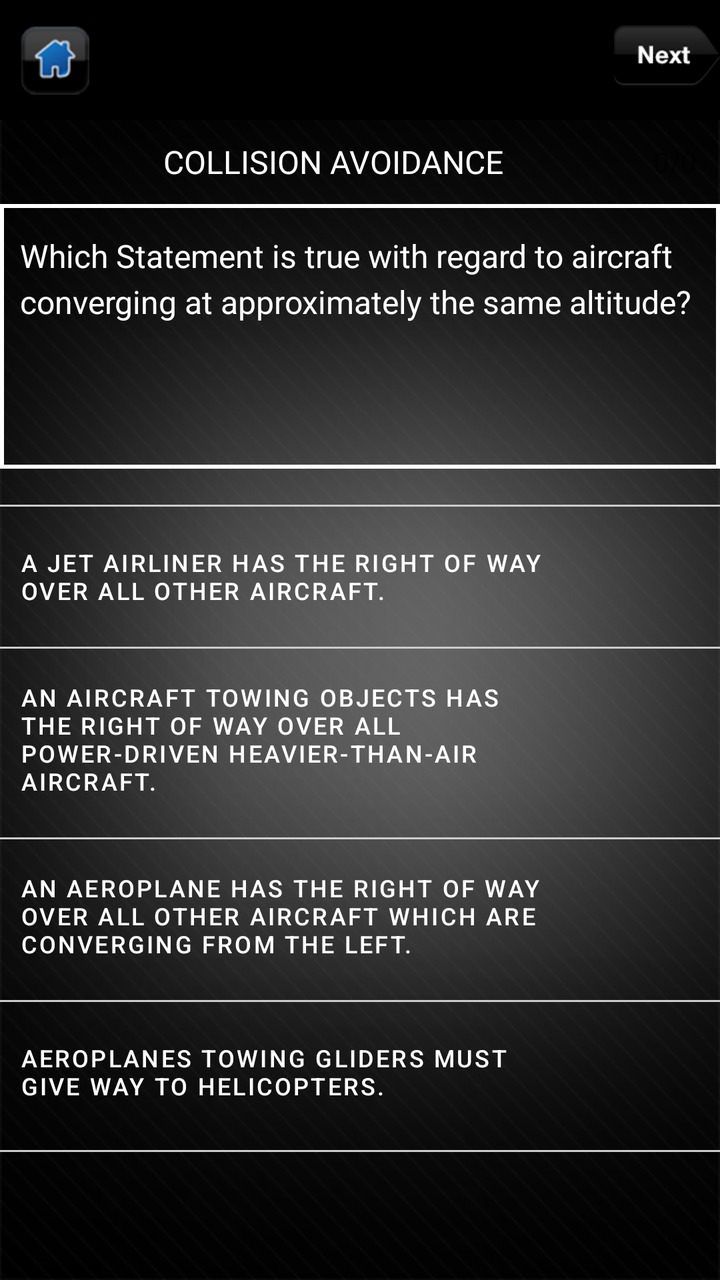
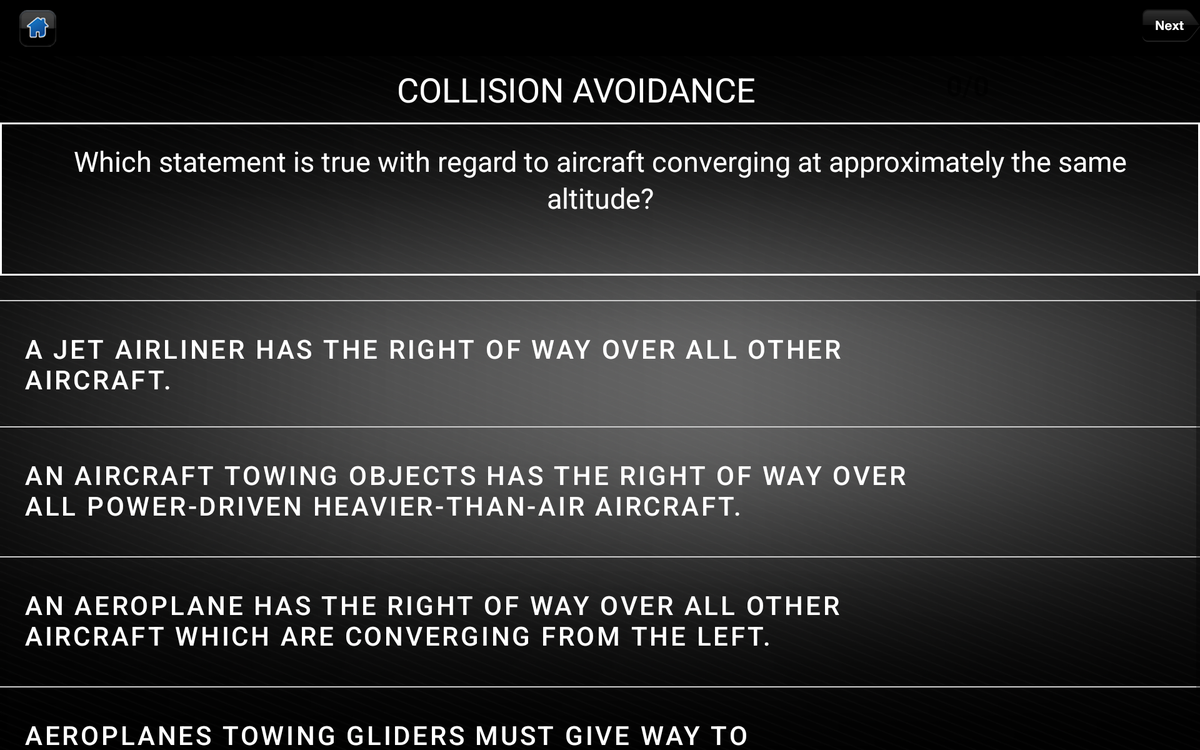

One screen, two layout resources from the same app: the default and the repository's alternative for another configuration. Each is rendered where Android would select it; the XML of both is given below.
<!-- AndroidManifest.xml: fallback theme Theme.MaterialComponents.DayNight.NoActionBar -->
<!-- res/layout/cat_questions.xml -->
<?xml version="1.0" encoding="utf-8"?>
<LinearLayout xmlns:android="http://schemas.android.com/apk/res/android"
    android:layout_width="match_parent"
    android:layout_height="match_parent"
    android:layout_gravity="center_horizontal|center"
    android:background="@drawable/background"
    android:baselineAligned="true"
    android:orientation="vertical" >

    <RelativeLayout
        android:layout_width="fill_parent"
        android:layout_height="60dp"
        android:layout_gravity="center"
        android:background="#000"
        android:gravity="center_vertical"
        android:paddingBottom="10dp"
        android:paddingLeft="10dp"
        android:paddingRight="0dp"
        android:paddingTop="10dp" >

        <ImageView
            android:id="@+id/imageView5"
            android:layout_width="wrap_content"
            android:layout_height="wrap_content"
            android:layout_centerVertical="true"
            android:onClick="onHome"
            android:src="@drawable/home" />

        <ImageView
            android:id="@+id/img_next"
            android:layout_width="wrap_content"
            android:layout_height="wrap_content"
            android:layout_alignParentRight="true"
            android:layout_alignTop="@+id/imageView5"
            android:onClick="onNext"
            android:src="@drawable/next_btn" />
    </RelativeLayout>

    <RelativeLayout
        android:layout_width="wrap_content"
        android:layout_height="wrap_content"
        android:layout_gravity="center_horizontal"
        android:layout_marginBottom="5dp"
        android:layout_marginTop="5dp"
        android:gravity="center_horizontal"
        android:padding="5dp" >

        <TextView
            android:id="@+id/txt_question_count"
            android:layout_width="wrap_content"
            android:layout_height="wrap_content"
            android:layout_alignParentRight="true"
            android:layout_centerVertical="true"
            android:text="0/0" />

        <TextView
            android:id="@+id/txt_cat_category"
            android:layout_width="310dp"
            android:layout_height="wrap_content"
            android:layout_centerVertical="true"
            android:layout_marginRight="5dp"
            android:layout_toLeftOf="@+id/txt_question_count"
            android:gravity="center_horizontal|center"
            android:text="COLLISION AVOIDANCE"
            android:textColor="#fff"
            android:textSize="16dp" />
    </RelativeLayout>

    <ImageView
        android:id="@+id/img_pic"
        android:layout_width="wrap_content"
        android:layout_height="wrap_content"
        android:layout_gravity="center_horizontal"
        android:src="@android:color/transparent" />

    <LinearLayout
        android:layout_width="match_parent"
        android:layout_height="0dp"
        android:layout_weight="1"
        android:orientation="vertical"
        android:weightSum="1" >

        <ScrollView
            android:id="@+id/asdf"
            android:layout_width="match_parent"
            android:layout_height="0dp"
            android:layout_weight=".25"
            android:paddingTop="5dp"
            android:background="@drawable/btn_highliter"
            android:layout_gravity="center_vertical"
             >

            <LinearLayout
                android:layout_width="match_parent"
                android:layout_height="fill_parent"
                android:gravity="center"
                android:orientation="vertical" >

                <TextView
                    android:id="@+id/txt_cat_quesion"
                    android:layout_width="match_parent"
                    android:layout_height="fill_parent"
                    android:layout_margin="5dp"
                    android:gravity="center_vertical"
                    android:lineSpacingExtra="4dp"
                    android:padding="5dp"
                    android:text="Which Statement is true with regard to aircraft converging at approximately the same altitude?"
                    android:textColor="#fff"
                    android:textSize="16sp" />
            </LinearLayout>
        </ScrollView>

        <ScrollView
            android:id="@+id/scrollView1"
            android:layout_width="match_parent"
            android:layout_height="0dp"
            android:layout_marginTop="8dp"
            android:layout_weight=".75" >

            <LinearLayout
                android:id="@+id/linearLayout5"
                android:layout_width="fill_parent"
                android:layout_height="wrap_content"
                android:gravity="center_horizontal|center"
                android:orientation="vertical" >

                <View
                    android:layout_width="fill_parent"
                    android:layout_height="1dp"
                    android:layout_marginTop="10dp"
                    android:background="#cccccc"
                    android:paddingTop="20dp" />

                <LinearLayout
                    android:id="@+id/linearLayout1"
                    android:layout_width="match_parent"
                    android:layout_height="wrap_content"
                    android:layout_margin="5dp"
                    android:baselineAligned="true"
                    android:gravity="center"
                    android:paddingRight="5dp"
                    android:weightSum="1" >

                    <Button
                        android:id="@+id/btn_cat_choice1"
                        android:layout_width="0dp"
                        android:layout_height="wrap_content"
                        android:layout_weight="0.8"
                        android:background="@android:color/transparent"
                        android:freezesText="true"
                        android:gravity="left|center_vertical"
                        android:minHeight="60dp"
                        android:padding="5dp"
                        android:text="A jet airliner has the right of way over all other aircraft."
                        android:textColor="#fff"
                        android:textSize="12sp" />

                    <ImageView
                        android:id="@+id/img_RW_1"
                        android:layout_width="0dp"
                        android:layout_height="wrap_content"
                        android:layout_gravity="center_vertical"
                        android:layout_weight="0.2"
                        android:src="@android:color/transparent" />
                </LinearLayout>

                <View
                    android:layout_width="fill_parent"
                    android:layout_height="1dp"
                    android:background="#cccccc"
                    android:paddingTop="20dp" />

                <LinearLayout
                    android:id="@+id/linearLayout2"
                    android:layout_width="match_parent"
                    android:layout_height="wrap_content"
                    android:layout_margin="5dp"
                    android:baselineAligned="true"
                    android:gravity="center"
                    android:paddingRight="5dp"
                    android:weightSum="1" >

                    <Button
                        android:id="@+id/btn_cat_choice2"
                        android:layout_width="0dp"
                        android:layout_height="wrap_content"
                        android:layout_weight="0.8"
                        android:background="@android:color/transparent"
                        android:gravity="left|center_vertical"
                        android:minHeight="60dp"
                        android:padding="5dp"
                        android:text="An aircraft towing objects has the right of way over all power-driven heavier-than-air aircraft."
                        android:textColor="#fff"
                        android:textSize="12sp" />

                    <ImageView
                        android:id="@+id/img_RW_2"
                        android:layout_width="0dp"
                        android:layout_height="wrap_content"
                        android:layout_gravity="center_vertical"
                        android:layout_weight="0.2"
                        android:src="@android:color/transparent" />
                </LinearLayout>

                <View
                    android:layout_width="fill_parent"
                    android:layout_height="1dp"
                    android:layout_marginTop="4dp"
                    android:background="#cccccc"
                    android:paddingTop="20dp" />

                <LinearLayout
                    android:id="@+id/linearLayout3"
                    android:layout_width="match_parent"
                    android:layout_height="wrap_content"
                    android:layout_margin="5dp"
                    android:gravity="center"
                    android:paddingRight="5dp"
                    android:weightSum="1" >

                    <Button
                        android:id="@+id/btn_cat_choice3"
                        android:layout_width="0dp"
                        android:layout_height="wrap_content"
                        android:layout_weight="0.8"
                        android:background="@android:color/transparent"
                        android:gravity="left|center_vertical"
                        android:minHeight="60dp"
                        android:padding="5dp"
                        android:text="An aeroplane has the right of way over all other aircraft which are converging from the left."
                        android:textColor="#fff"
                        android:textSize="12dp" />

                    <ImageView
                        android:id="@+id/img_RW_3"
                        android:layout_width="0dp"
                        android:layout_height="wrap_content"
                        android:layout_gravity="center_vertical"
                        android:layout_weight="0.2"
                        android:src="@android:color/transparent" />
                </LinearLayout>

                <View
                    android:layout_width="fill_parent"
                    android:layout_height="1dp"
                    android:layout_marginTop="4dp"
                    android:background="#cccccc"
                    android:paddingTop="20dp" />

                <LinearLayout
                    android:id="@+id/linearLayout4"
                    android:layout_width="match_parent"
                    android:layout_height="wrap_content"
                    android:layout_margin="5dp"
                    android:gravity="center"
                    android:paddingRight="5dp" >

                    <Button
                        android:id="@+id/btn_cat_choice4"
                        android:layout_width="0dp"
                        android:layout_height="wrap_content"
                        android:layout_weight="0.8"
                        android:background="@android:color/transparent"
                        android:gravity="left|center_vertical"
                        android:minHeight="60dp"
                        android:padding="5dp"
                        android:text="Aeroplanes towing gliders must give way to helicopters."
                        android:textColor="#fff"
                        android:textSize="12dp" />

                    <ImageView
                        android:id="@+id/img_RW_4"
                        android:layout_width="0dp"
                        android:layout_height="wrap_content"
                        android:layout_gravity="center_vertical"
                        android:layout_weight="0.2"
                        android:src="@android:color/transparent" />
                </LinearLayout>

                <View
                    android:layout_width="fill_parent"
                    android:layout_height="1dp"
                    android:layout_marginTop="4dp"
                    android:background="#cccccc"
                    android:paddingTop="20dp" />
            </LinearLayout>
        </ScrollView>
    </LinearLayout>

</LinearLayout>
<!-- resources referenced by this layout -->
<resources>
  <!-- drawable background: png bitmap (drawable-hdpi, 221322 bytes) -->
  <!-- drawable btn_highliter (drawable) -->
  <?xml version="1.0" encoding="utf-8"?>
  <shape xmlns:android="http://schemas.android.com/apk/res/android"
      android:shape="rectangle">
     
  
      <gradient
          android:startColor="@android:color/transparent"
          android:endColor="@android:color/transparent"
          android:type="linear"
          android:angle="90"/>
      <stroke
          android:width="2dip"
          android:color="#ffffff" />
      <corners android:radius="0dp" />
  </shape>
  <!-- drawable home: png bitmap (drawable-hdpi, 7619 bytes) -->
  <!-- drawable next_btn: png bitmap (drawable-hdpi, 2952 bytes) -->
</resources>
<!-- res/layout-xlarge/cat_questions.xml (the repository's variant of the layout above) -->
<!-- drawn on a large tablet held sideways -->
<?xml version="1.0" encoding="utf-8"?>
<LinearLayout xmlns:android="http://schemas.android.com/apk/res/android"
    android:layout_width="match_parent"
    android:layout_height="match_parent"
    android:layout_gravity="center_horizontal|center"
    android:background="@drawable/background"
    android:baselineAligned="true"
    android:orientation="vertical" >

    <RelativeLayout
        android:layout_width="fill_parent"
        android:layout_height="60dp"
        android:layout_gravity="center"
        android:background="#000"
        android:gravity="center_vertical"
        android:paddingRight="0dp" android:paddingBottom="10dp" android:paddingLeft="10dp" android:paddingTop="10dp">

        <ImageView
            android:id="@+id/imageView5"
            android:layout_width="wrap_content"
            android:layout_height="wrap_content"
            android:layout_centerVertical="true"
            android:onClick="onHome"
            android:src="@drawable/home" />

        <ImageView
            android:id="@+id/img_next"
            android:layout_width="wrap_content"
            android:layout_height="wrap_content"
            android:layout_alignParentRight="true"
            android:layout_alignTop="@+id/imageView5"
            android:onClick="onNext"
            android:src="@drawable/next_btn" />

    </RelativeLayout>

    <RelativeLayout
        android:layout_width="wrap_content"
        android:layout_height="wrap_content"
        android:layout_gravity="center_horizontal"
        android:layout_marginBottom="5dp"
        android:layout_marginTop="5dp"
        android:gravity="center_horizontal"
        android:padding="5dp" >

        <TextView
            android:id="@+id/txt_question_count"
            android:layout_width="wrap_content"
            android:layout_height="wrap_content"
            android:layout_alignParentRight="true"
            android:layout_alignTop="@+id/txt_cat_category"
            android:text="0/0"
            android:textStyle="bold"
            android:textSize="30sp" />

        <TextView
            android:id="@+id/txt_cat_category"
            android:layout_width="780dp"
            android:layout_height="wrap_content"
            android:layout_centerVertical="true"
            android:layout_marginRight="5dp"
            android:layout_toLeftOf="@+id/txt_question_count"
            android:gravity="center_horizontal|center"
            android:text="COLLISION AVOIDANCE"
            android:textColor="#fff"
            android:textSize="36sp" />

    </RelativeLayout>

    <ImageView
        android:id="@+id/img_pic"
        android:layout_width="wrap_content"
        android:layout_height="wrap_content"
        android:src="@android:color/transparent" android:layout_gravity="center_horizontal"/>

    <LinearLayout
        android:layout_width="match_parent"
        android:layout_height="0dp"
        android:orientation="vertical"
        android:layout_weight="1"
        android:weightSum="1" >

      <ScrollView
            android:id="@+id/asdf"
            android:layout_width="match_parent"
            android:layout_height="0dp"
            android:layout_weight=".25"
            android:background="@drawable/btn_highliter"
            android:gravity="center" >

            <LinearLayout
                android:layout_width="match_parent"
                android:layout_height="fill_parent"
                android:gravity="center"
                android:orientation="vertical" >

                <TextView
                    android:id="@+id/txt_cat_quesion"
                    android:layout_width="match_parent"
                    android:layout_height="fill_parent"
                    android:layout_margin="15dp"
                    android:gravity="center"
                    android:lineSpacingExtra="4dp"
                    android:padding="5dp"
                    android:text="Which statement is true with regard to aircraft converging at approximately the same altitude?"
                    android:textColor="#fff"
                    android:textSize="30sp" />

            </LinearLayout>
        </ScrollView>

   
    <ScrollView
        android:id="@+id/scrollView1"
        android:layout_width="match_parent"
        android:layout_height="0dp"
        android:layout_marginTop="16dp"
        android:layout_weight=".75" >

        <LinearLayout
            android:id="@+id/linearLayout5"
            android:layout_width="fill_parent"
            android:layout_height="match_parent"
            android:orientation="vertical"
            >

            <View
                android:layout_width="fill_parent"
                android:layout_height="1dp"
                android:layout_marginTop="10dp"
                android:background="#cccccc"
                android:paddingTop="20dp"  />

            <LinearLayout
                android:id="@+id/linearLayout1"
                android:layout_width="match_parent"
                android:layout_height="wrap_content"
                android:layout_margin="10dp"
                android:baselineAligned="true"
                android:gravity="center"
                android:paddingRight="5dp"
                android:weightSum="1" >

                <Button
                    android:id="@+id/btn_cat_choice1"
                    android:layout_width="0dp"
                    android:layout_height="wrap_content"
                    android:layout_weight="0.8"
                    android:background="@android:color/transparent"
                    android:freezesText="true"
                    android:gravity="left|center_vertical"
                    android:minHeight="60dp"
                    android:padding="15dp"
                    android:text="A jet airliner has the right of way over all other aircraft."
                    android:textColor="#fff"
                    android:textSize="28sp" />

                <ImageView
                    android:id="@+id/img_RW_1"
                    android:layout_width="0dp"
                    android:layout_height="wrap_content"
                    android:layout_weight="0.2"
                    android:layout_gravity="center_vertical"
                    android:src="@android:color/transparent" />
            </LinearLayout>

            <View
                android:layout_width="fill_parent"
                android:layout_height="1dp"
                android:background="#cccccc"
                android:paddingTop="20dp" />

            <LinearLayout
                android:id="@+id/linearLayout2"
                android:layout_width="match_parent"
                android:layout_height="wrap_content"
                android:layout_margin="10dp"
                android:baselineAligned="true"
                android:gravity="center"
                android:paddingRight="5dp"
                android:weightSum="1" >

                <Button
                    android:id="@+id/btn_cat_choice2"
                    android:layout_width="0dp"
                    android:layout_height="wrap_content"
                    android:layout_weight="0.8"
                    android:background="@android:color/transparent"
                    android:gravity="left|center_vertical"
                    android:minHeight="60dp"
                    android:padding="15dp"
                    android:text="An aircraft towing objects has the right of way over all power-driven heavier-than-air aircraft."
                    android:textColor="#fff"
                    android:textSize="28sp" />

                <ImageView
                    android:id="@+id/img_RW_2"
                    android:layout_width="0dp"
                    android:layout_height="wrap_content"
                    android:layout_weight="0.2"
                    android:layout_gravity="center_vertical"
                    android:src="@android:color/transparent" />
            </LinearLayout>

            <View
                android:layout_width="fill_parent"
                android:layout_height="1dp"
                android:layout_marginTop="4dp"
                android:background="#cccccc"
                android:paddingTop="20dp" />

            <LinearLayout
                android:id="@+id/linearLayout3"
                android:layout_width="match_parent"
                android:layout_height="wrap_content"
                android:layout_margin="10dp"
                android:gravity="center"
                android:paddingRight="5dp"
                android:weightSum="1" >

                <Button
                    android:id="@+id/btn_cat_choice3"
                    android:layout_width="0dp"
                    android:layout_height="wrap_content"
                    android:layout_weight="0.8"
                    android:background="@android:color/transparent"
                    android:gravity="left|center_vertical"
                    android:minHeight="60dp"
                    android:padding="15dp"
                    android:text="An aeroplane has the right of way over all other aircraft which are converging from the left."
                    android:textColor="#fff"
                    android:textSize="28sp" />

                <ImageView
                    android:id="@+id/img_RW_3"
                    android:layout_width="0dp"
                    android:layout_height="wrap_content"
                    android:layout_weight="0.2"
                    android:layout_gravity="center_vertical"
                    android:src="@android:color/transparent" />
            </LinearLayout>

            <View
                android:layout_width="fill_parent"
                android:layout_height="1dp"
                android:layout_marginTop="4dp"
                android:background="#cccccc"
                android:paddingTop="20dp" />

            <LinearLayout
                android:id="@+id/linearLayout4"
                android:layout_width="match_parent"
                android:layout_height="wrap_content"
                android:layout_margin="10dp"
                android:gravity="center"
                android:paddingRight="5dp" >

                <Button
                    android:id="@+id/btn_cat_choice4"
                    android:layout_width="0dp"
                    android:layout_height="wrap_content"
                    android:layout_weight="0.8"
                    android:background="@android:color/transparent"
                    android:gravity="left|center_vertical"
                    android:minHeight="60dp"
                    android:padding="15dp"
                    android:text="Aeroplanes towing gliders must give way to helicopters."
                    android:textColor="#fff"
                    android:textSize="28sp" />

                <ImageView
                    android:id="@+id/img_RW_4"
                    android:layout_width="0dp"
                    android:layout_height="wrap_content"
                    android:layout_weight="0.2"
                    android:layout_gravity="center_vertical"
                    android:src="@android:color/transparent" />
            </LinearLayout>

            <View
                android:layout_width="fill_parent"
                android:layout_height="1dp"
                android:layout_marginTop="4dp"
                android:background="#cccccc"
                android:paddingTop="20dp" />
        </LinearLayout>
    </ScrollView>
   </LinearLayout>
</LinearLayout>
